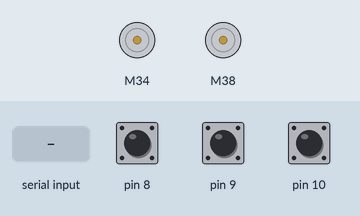
The sketch below on a simulated Arduino Uno, built with avr-gcc and run on an emulated ATmega328P. Shown: 2 × DC motor (green arrow = forward, orange = backward, longer = faster). The test bench sets the inputs (shaded band); at power-on: pin 8 HIGH, pin 9 HIGH, pin 10 HIGH.

Above: at 1.2 s.
1.3 s: "90,45\n" received over Serial
At 1.6 s:
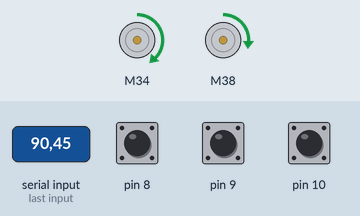
2.8 s: "30,150\n" received over Serial
At 4.0 s:
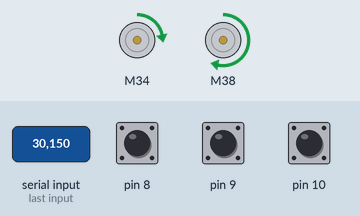
4.3 s: "1,90\n" received over Serial
At 5.0 s:
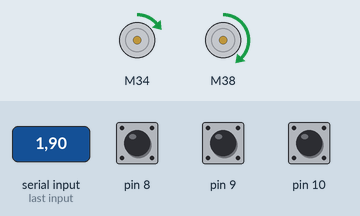
Timing chart, 0 to 7.3 s (numbered marks = the images above; inputs shaded):
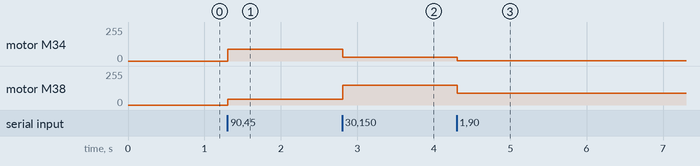

Measured:
- after the input at 1.3 s, motor M34: stopped → forward 90/255 at once; motor M38: stopped → forward 45/255 at once
- after the input at 2.8 s, motor M34: forward 90/255 → forward 30/255 at once; motor M38: forward 45/255 → forward 150/255 at once
- after the input at 4.3 s, motor M34: forward 30/255 → forward 1/255 at once; motor M38: forward 150/255 → forward 90/255 at once

The sketch:

read_motor_command_from_pi.ino
```cpp
#include <SparkFun_TB6612.h>

#define AIN1 34
#define AIN2 32
#define BIN1 38
#define BIN2 40
#define PWMA 4
#define PWMB 5
#define STBY 36

const int offsetA = 1;
const int offsetB = 1;

int leftMotorSpeed = 0;
int rightMotorSpeed = 0;
String inputString = "";

Motor motor1 = Motor(AIN1, AIN2, PWMA, offsetA, STBY);
Motor motor2 = Motor(BIN1, BIN2, PWMB, offsetB, STBY);

void parseCommand(String command) {
  int commaIndex = command.indexOf(',');
  if (commaIndex > 0) {
    String leftStr = command.substring(0, commaIndex);
    String rightStr = command.substring(commaIndex + 1);
    leftMotorSpeed = leftStr.toInt();
    rightMotorSpeed = rightStr.toInt();
  }
}

void setup()
{
  Serial.begin(9600);
  pinMode(8, INPUT_PULLUP);
  pinMode(9, INPUT_PULLUP);
  pinMode(10, INPUT_PULLUP);
}

void loop() {
  while (Serial.available() > 0) {
    char inChar = (char)Serial.read();
    if (inChar == '\n') {
      parseCommand(inputString);
      inputString = "";
    }
    else inputString += inChar;
  }
  // The pi reads these and uses them to make decisions.
  if (digitalRead(8) == LOW) Serial.println("1");
  if (digitalRead(9) == LOW) Serial.println("1");
  if (digitalRead(10) == LOW) Serial.println("2");
  motor1.drive(leftMotorSpeed,0);
  motor2.drive(rightMotorSpeed,0);
}
```
